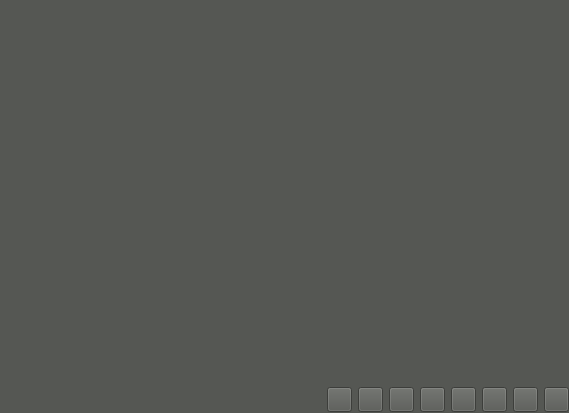
<?xml version="1.0" encoding="UTF-8"?>
<ui version="4.0">
 <class>VVidPBView</class>
 <widget class="QWidget" name="VVidPBView">
  <property name="geometry">
   <rect>
    <x>0</x>
    <y>0</y>
    <width>569</width>
    <height>413</height>
   </rect>
  </property>
  <property name="acceptDrops">
   <bool>true</bool>
  </property>
  <property name="windowTitle">
   <string>View</string>
  </property>
  <property name="windowIcon">
   <iconset resource="../main/vscmainwindows.qrc">
    <normaloff>:/logo/resources/vsclogod.png</normaloff>:/logo/resources/vsclogod.png</iconset>
  </property>
  <property name="styleSheet">
   <string notr="true">background-color: rgb(85, 87, 83);</string>
  </property>
  <layout class="QVBoxLayout" name="verticalLayout">
   <property name="spacing">
    <number>0</number>
   </property>
   <property name="leftMargin">
    <number>0</number>
   </property>
   <property name="topMargin">
    <number>0</number>
   </property>
   <property name="rightMargin">
    <number>0</number>
   </property>
   <property name="bottomMargin">
    <number>0</number>
   </property>
   <item>
    <widget class="QWidget" name="widget" native="true">
     <property name="acceptDrops">
      <bool>true</bool>
     </property>
     <property name="autoFillBackground">
      <bool>false</bool>
     </property>
     <property name="styleSheet">
      <string notr="true"/>
     </property>
    </widget>
   </item>
   <item>
    <widget class="QWidget" name="widgetControl" native="true">
     <property name="maximumSize">
      <size>
       <width>16777215</width>
       <height>27</height>
      </size>
     </property>
     <property name="styleSheet">
      <string notr="true">background-color: rgb(85, 87, 83);</string>
     </property>
     <layout class="QHBoxLayout" name="horizontalLayout">
      <property name="leftMargin">
       <number>0</number>
      </property>
      <property name="topMargin">
       <number>0</number>
      </property>
      <property name="rightMargin">
       <number>0</number>
      </property>
      <property name="bottomMargin">
       <number>0</number>
      </property>
      <item>
       <spacer name="horizontalSpacer">
        <property name="orientation">
         <enum>Qt::Horizontal</enum>
        </property>
        <property name="sizeHint" stdset="0">
         <size>
          <width>365</width>
          <height>20</height>
         </size>
        </property>
       </spacer>
      </item>
      <item>
       <spacer name="horizontalSpacer_2">
        <property name="orientation">
         <enum>Qt::Horizontal</enum>
        </property>
        <property name="sizeHint" stdset="0">
         <size>
          <width>40</width>
          <height>20</height>
         </size>
        </property>
       </spacer>
      </item>
      <item>
       <widget class="QPushButton" name="pushButton1">
        <property name="minimumSize">
         <size>
          <width>25</width>
          <height>25</height>
         </size>
        </property>
        <property name="maximumSize">
         <size>
          <width>25</width>
          <height>25</height>
         </size>
        </property>
        <property name="styleSheet">
         <string notr="true">QPushButton:hover {
border:none;
color:white;
background-color: rgb(85, 170, 255);}
QPushButton:pressed {
background-color: rgb(200, 200, 200);}</string>
        </property>
        <property name="text">
         <string/>
        </property>
        <property name="icon">
         <iconset resource="../main/vscmainwindows.qrc">
          <normaloff>:/view/resources/1x1.png</normaloff>:/view/resources/1x1.png</iconset>
        </property>
        <property name="iconSize">
         <size>
          <width>23</width>
          <height>23</height>
         </size>
        </property>
       </widget>
      </item>
      <item>
       <widget class="QPushButton" name="pushButton2x2">
        <property name="minimumSize">
         <size>
          <width>25</width>
          <height>25</height>
         </size>
        </property>
        <property name="maximumSize">
         <size>
          <width>25</width>
          <height>25</height>
         </size>
        </property>
        <property name="styleSheet">
         <string notr="true">QPushButton:hover {
border:none;
color:white;
background-color: rgb(85, 170, 255);}
QPushButton:pressed {
background-color: rgb(200, 200, 200);}</string>
        </property>
        <property name="text">
         <string/>
        </property>
        <property name="icon">
         <iconset resource="../main/vscmainwindows.qrc">
          <normaloff>:/view/resources/2x2.png</normaloff>:/view/resources/2x2.png</iconset>
        </property>
        <property name="iconSize">
         <size>
          <width>23</width>
          <height>23</height>
         </size>
        </property>
       </widget>
      </item>
      <item>
       <widget class="QPushButton" name="pushButton1x3">
        <property name="minimumSize">
         <size>
          <width>25</width>
          <height>25</height>
         </size>
        </property>
        <property name="maximumSize">
         <size>
          <width>25</width>
          <height>25</height>
         </size>
        </property>
        <property name="styleSheet">
         <string notr="true">QPushButton:hover {
border:none;
color:white;
background-color: rgb(85, 170, 255);}
QPushButton:pressed {
background-color: rgb(200, 200, 200);}</string>
        </property>
        <property name="text">
         <string/>
        </property>
        <property name="icon">
         <iconset resource="../main/vscmainwindows.qrc">
          <normaloff>:/view/resources/1x3.png</normaloff>:/view/resources/1x3.png</iconset>
        </property>
        <property name="iconSize">
         <size>
          <width>23</width>
          <height>23</height>
         </size>
        </property>
       </widget>
      </item>
      <item>
       <widget class="QPushButton" name="pushButton6">
        <property name="minimumSize">
         <size>
          <width>25</width>
          <height>25</height>
         </size>
        </property>
        <property name="maximumSize">
         <size>
          <width>25</width>
          <height>25</height>
         </size>
        </property>
        <property name="styleSheet">
         <string notr="true">QPushButton:hover {
border:none;
color:white;
background-color: rgb(85, 170, 255);}
QPushButton:pressed {
background-color: rgb(200, 200, 200);}</string>
        </property>
        <property name="text">
         <string/>
        </property>
        <property name="icon">
         <iconset resource="../main/vscmainwindows.qrc">
          <normaloff>:/view/resources/6.png</normaloff>:/view/resources/6.png</iconset>
        </property>
        <property name="iconSize">
         <size>
          <width>23</width>
          <height>23</height>
         </size>
        </property>
       </widget>
      </item>
      <item>
       <widget class="QPushButton" name="pushButton1p6">
        <property name="minimumSize">
         <size>
          <width>25</width>
          <height>25</height>
         </size>
        </property>
        <property name="maximumSize">
         <size>
          <width>25</width>
          <height>25</height>
         </size>
        </property>
        <property name="styleSheet">
         <string notr="true">QPushButton:hover {
border:none;
color:white;
background-color: rgb(85, 170, 255);}
QPushButton:pressed {
background-color: rgb(200, 200, 200);}</string>
        </property>
        <property name="text">
         <string/>
        </property>
        <property name="icon">
         <iconset resource="../main/vscmainwindows.qrc">
          <normaloff>:/view/resources/1p6.png</normaloff>:/view/resources/1p6.png</iconset>
        </property>
        <property name="iconSize">
         <size>
          <width>23</width>
          <height>23</height>
         </size>
        </property>
       </widget>
      </item>
      <item>
       <widget class="QPushButton" name="pushButton3x3">
        <property name="minimumSize">
         <size>
          <width>25</width>
          <height>25</height>
         </size>
        </property>
        <property name="maximumSize">
         <size>
          <width>25</width>
          <height>25</height>
         </size>
        </property>
        <property name="styleSheet">
         <string notr="true">QPushButton:hover {
border:none;
color:white;
background-color: rgb(85, 170, 255);}
QPushButton:pressed {
background-color: rgb(200, 200, 200);}</string>
        </property>
        <property name="text">
         <string/>
        </property>
        <property name="icon">
         <iconset resource="../main/vscmainwindows.qrc">
          <normaloff>:/view/resources/3x3.png</normaloff>:/view/resources/3x3.png</iconset>
        </property>
        <property name="iconSize">
         <size>
          <width>23</width>
          <height>23</height>
         </size>
        </property>
       </widget>
      </item>
      <item>
       <widget class="QPushButton" name="pushButton12p1">
        <property name="maximumSize">
         <size>
          <width>25</width>
          <height>25</height>
         </size>
        </property>
        <property name="styleSheet">
         <string notr="true">QPushButton:hover {
border:none;
color:white;
background-color: rgb(85, 170, 255);}
QPushButton:pressed {
background-color: rgb(200, 200, 200);}</string>
        </property>
        <property name="text">
         <string/>
        </property>
        <property name="icon">
         <iconset resource="../main/vscmainwindows.qrc">
          <normaloff>:/view/resources/12+1.png</normaloff>:/view/resources/12+1.png</iconset>
        </property>
        <property name="iconSize">
         <size>
          <width>23</width>
          <height>23</height>
         </size>
        </property>
       </widget>
      </item>
      <item>
       <widget class="QPushButton" name="pushButton4x4">
        <property name="minimumSize">
         <size>
          <width>25</width>
          <height>25</height>
         </size>
        </property>
        <property name="maximumSize">
         <size>
          <width>25</width>
          <height>25</height>
         </size>
        </property>
        <property name="styleSheet">
         <string notr="true">QPushButton:hover {
border:none;
color:white;
background-color: rgb(85, 170, 255);}
QPushButton:pressed {
background-color: rgb(200, 200, 200);}</string>
        </property>
        <property name="text">
         <string/>
        </property>
        <property name="icon">
         <iconset resource="../main/vscmainwindows.qrc">
          <normaloff>:/view/resources/4x4.png</normaloff>:/view/resources/4x4.png</iconset>
        </property>
        <property name="iconSize">
         <size>
          <width>23</width>
          <height>23</height>
         </size>
        </property>
       </widget>
      </item>
     </layout>
    </widget>
   </item>
  </layout>
  <zorder>widgetControl</zorder>
  <zorder>widget</zorder>
 </widget>
 <resources>
  <include location="../main/vscmainwindows.qrc"/>
 </resources>
 <connections/>
</ui>
